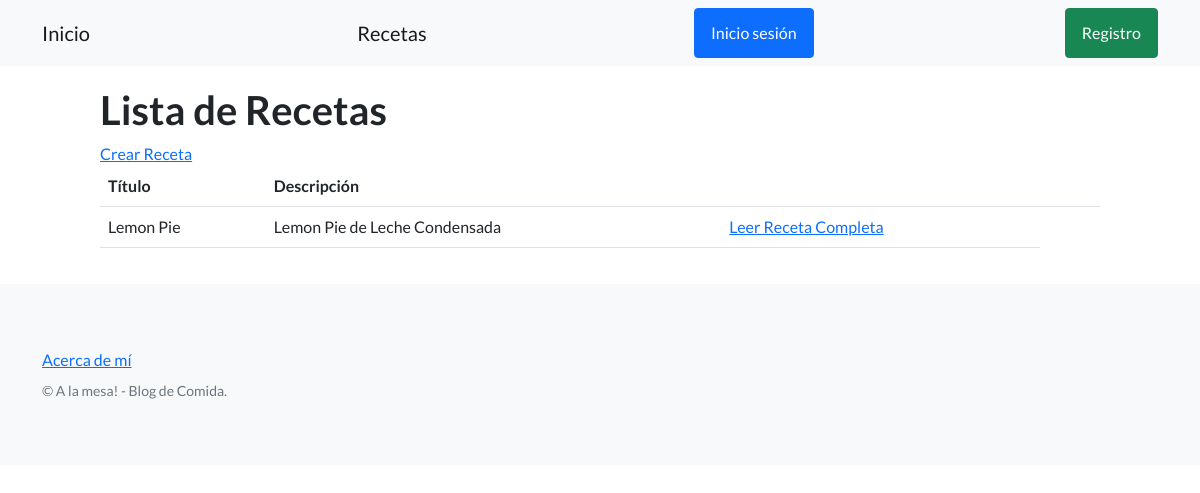
/notas/articulos/, run on an earlier commit of the app's database.
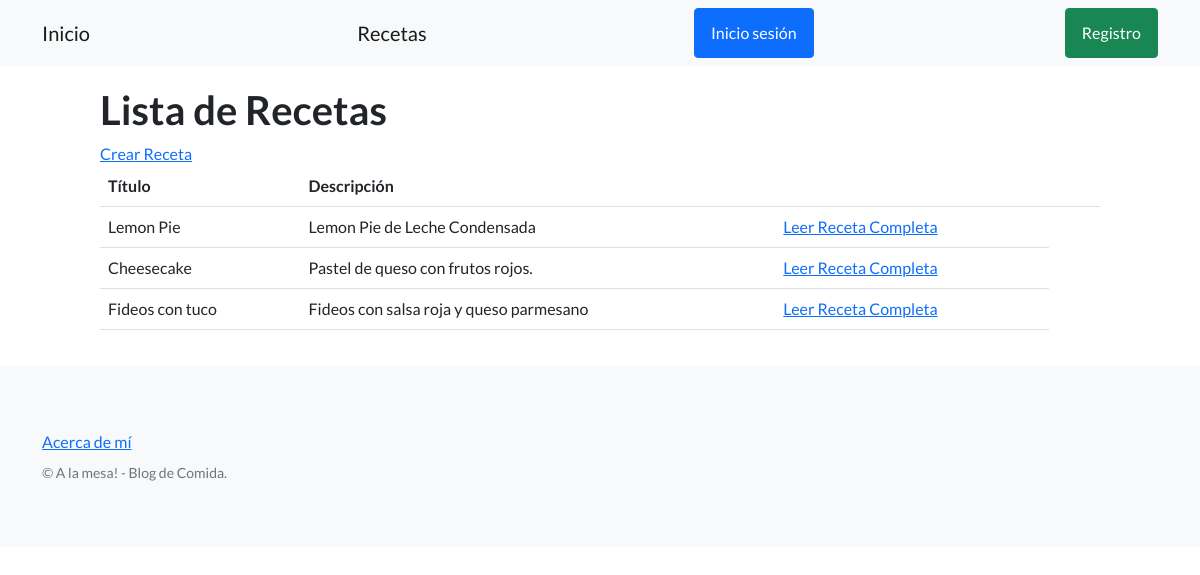
And on a later commit of the database.
### BlogCocina/models.py (models this page shows, shortened)
class Articulo(models.Model):
    titulo = models.CharField(max_length=256)
    subtitulo = models.TextField()
    cuerpo = models.TextField()
    autor = models.CharField(max_length=256)
    imagen = models.ImageField(upload_to="img/", null=True, blank=True)
    fecha = models.DateField(null=True, blank=True)
    usuario = models.ForeignKey(User, on_delete=models.CASCADE, null=True)

### BlogCocina/views.py (the view)
# urls.py: path("articulos/", ArticuloListView.as_view(), name='lista-articulos'),
class ArticuloListView(ListView):
    model = Articulo
    template_name = 'BlogCocina/lista_articulos.html'

### BlogCocina/templates/BlogCocina/lista_articulos.html (shortened to what this page needs)
{% extends "BlogCocina/base.html" %}
{% block contenido %}
<section>
    <div>
        <h1>Lista de Recetas</h1>
        <a href="{% url 'crear-articulos' %}">Crear Receta</a>
        <br>
        {% if  not object_list %}
        <br><br>
        <h3>No hay entradas aún</h3>
        {% else %}
        <table class="table">
            <tbody>
                <tr>
                    <th>Título</th>
                    <th>Descripción</th>
                    <td></td>
                    <td></td>
                    <td></td>
                </tr>
                {% for articulo in object_list %}
                <tr>
                    <td>{{ articulo.titulo }}</td>
                    <td>{{ articulo.subtitulo }}</td>
                    <td>
                        <a href="{% url 'ver-articulos' articulo.id %}">Leer Receta Completa</a>
                    </td>
                </tr>
                {% endfor %}
            </tbody>
        </table>
        {% endif %}
    </div>
</section>
{% endblock contenido %}

### BlogCocina/templates/BlogCocina/base.html (shortened to what this page needs)
{% load static %}
<!DOCTYPE html>
<html lang="en">
    <head>
        <link href="https://cdn.jsdelivr.net/npm/bootstrap-icons@1.5.0/font/bootstrap-icons.css" rel="stylesheet" type="text/css" />
        <link href="{% static 'css/styles.css' %}" rel="stylesheet" />
    </head>
    <body>
        <nav class="navbar navbar-light bg-light static-top">
            <div class="container">
                <a class="navbar-brand" href="{% url 'inicio' %}">Inicio</a>
                <a class="navbar-brand" href="{% url 'lista-articulos' %}">Recetas</a>
                {% if user.is_authenticated %}
                <div class="dropdown">
                    <button class="btn btn-secondary dropdown-toggle" type="button" id="dropdownMenuButton1" data-bs-toggle="dropdown" aria-expanded="false">
                        <div style="display: inline-flex;">
                            <span>{{ user.username }}</span>
                        </div>
                    </button>
                    <ul class="dropdown-menu" aria-labelledby="dropdownMenuButton1">
                        <li>
                            <a class="dropdown-item" href="{% url 'editar-perfil' %}"><strong>Perfil</strong></a>
                        </li>
                        <li>
                            <a class="dropdown-item" href="{% url 'agregar-avatar' %}"><strong>Agregar Avatar</strong></a>
                        </li>
                        <li>
                            <a class="dropdown-item" href="{% url 'logout' %}"><strong>Cerrar Sesión</strong></a>
                        </li>
                    </ul>
                    </div>
                </div>
                {% else %}
                <a class="btn btn-primary" href="{% url 'login' %}">Inicio sesión</a>
                <a class="btn btn-success" href="{% url 'registro' %}">Registro</a>
                {% endif %}
            </div>
        </nav>
        <section style = "padding:20px 100px;">
            {% block contenido %}
            {% endblock contenido %}
        </section>
        <footer class="footer bg-light">
            <div class="container">
                <div class="row">
                    <div class="col-lg-6 h-100 text-center text-lg-start my-auto">
                        <ul class="list-inline mb-2">
                            <li class="list-inline-item"><a href="about">Acerca de mí</a></li>
                        </ul>
                        <p class="text-muted small mb-4 mb-lg-0">&copy; A la mesa! - Blog de Comida.</p>
                    </div>
                </div>
            </div>
        </footer>
    </body>
</html>

What changed in the data, as far as the page shows it:
added Articulo: titulo "Cheesecake", subtitulo "Pastel de queso con frutos rojos."
added Articulo: titulo "Fideos con tuco", subtitulo "Fideos con salsa roja y queso parmesano"
